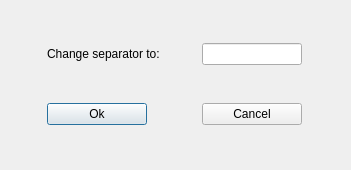
<?xml version="1.0" encoding="UTF-8"?>
<ui version="4.0">
 <class>Dialog</class>
 <widget class="QDialog" name="Dialog">
  <property name="geometry">
   <rect>
    <x>0</x>
    <y>0</y>
    <width>351</width>
    <height>170</height>
   </rect>
  </property>
  <property name="windowTitle">
   <string>Dialog</string>
  </property>
  <layout class="QGridLayout" name="gridLayout">
   <item row="0" column="0">
    <widget class="QLabel" name="label_separator">
     <property name="text">
      <string>Change separator to:</string>
     </property>
    </widget>
   </item>
   <item row="0" column="1">
    <widget class="QLineEdit" name="line_edit_separator">
     <property name="maximumSize">
      <size>
       <width>100</width>
       <height>16777215</height>
      </size>
     </property>
    </widget>
   </item>
   <item row="1" column="0">
    <widget class="QPushButton" name="push_button_ok_sep">
     <property name="maximumSize">
      <size>
       <width>100</width>
       <height>16777215</height>
      </size>
     </property>
     <property name="text">
      <string>Ok</string>
     </property>
    </widget>
   </item>
   <item row="1" column="1">
    <widget class="QPushButton" name="push_button_cancel_sep">
     <property name="maximumSize">
      <size>
       <width>100</width>
       <height>16777215</height>
      </size>
     </property>
     <property name="text">
      <string>Cancel</string>
     </property>
    </widget>
   </item>
  </layout>
 </widget>
 <resources/>
 <connections/>
</ui>
